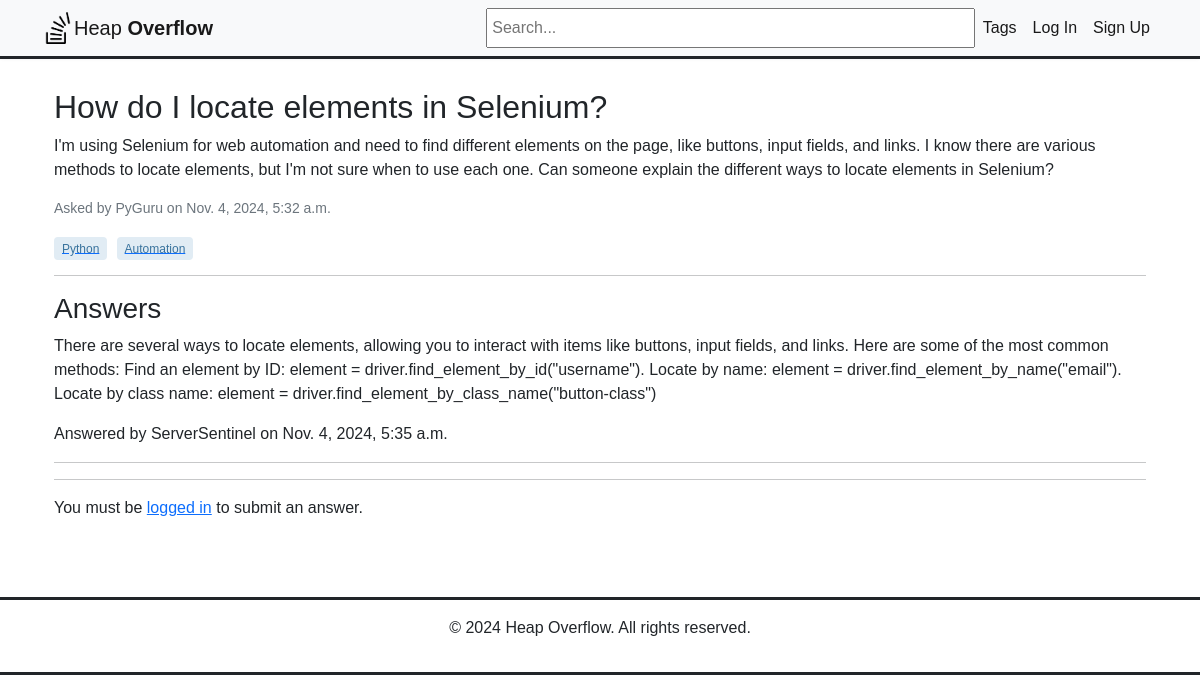
Before: /question/8/ with the older database file.
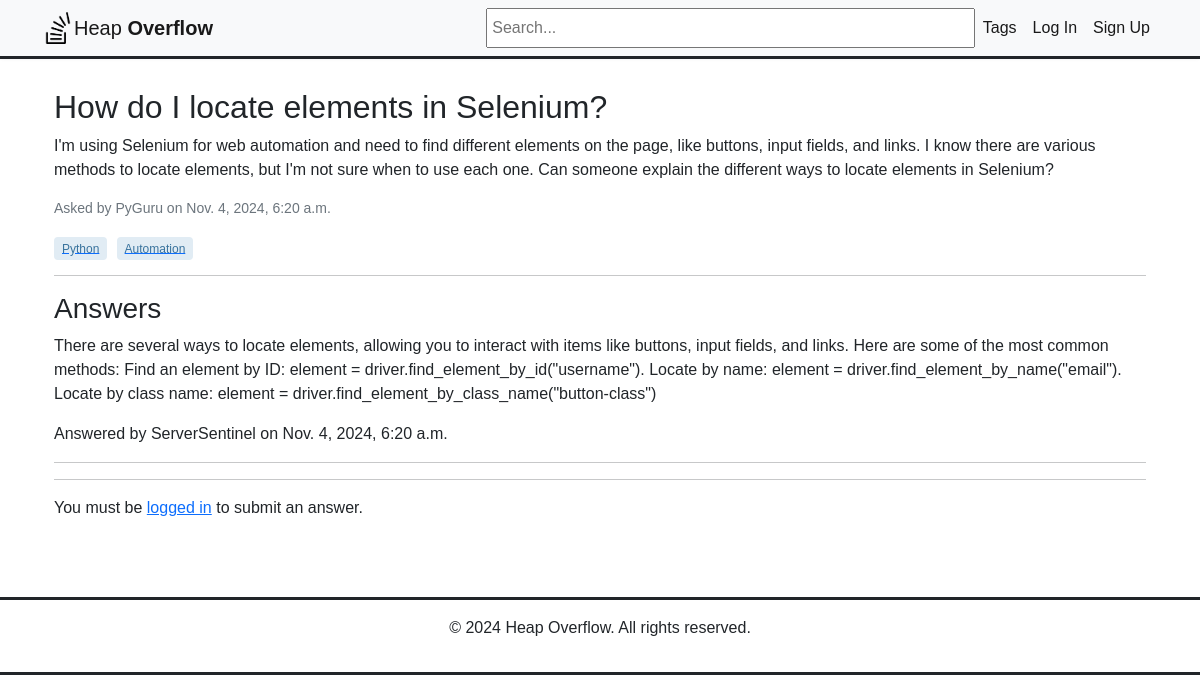
After: the same page with the newer database file.
### heap/models.py (models this page shows, shortened)
class Question(models.Model):
    title = models.CharField(max_length=255)
    body = models.TextField()
    created_at = models.DateTimeField(auto_now_add=True)
    updated_at = models.DateTimeField(auto_now=True)
    author = models.ForeignKey(User, on_delete=models.CASCADE, related_name='questions')
    tags = models.ManyToManyField('Tag', related_name='questions')

class Answer(models.Model):
    body = models.TextField()
    created_at = models.DateTimeField(auto_now_add=True)
    updated_at = models.DateTimeField(auto_now=True)
    author = models.ForeignKey(User, on_delete=models.CASCADE, related_name='answers')
    question = models.ForeignKey(Question, on_delete=models.CASCADE, related_name='answers')
    is_accepted = models.BooleanField(default=False)

### heap/views.py (the view)
# urls.py: path('question/<int:pk>/', views.question_detail, name='question_detail'),
def question_detail(request, pk):
    question = get_object_or_404(Question, pk=pk)
    answers = Answer.objects.filter(question=question).select_related('author')
    if request.method == 'POST':
        body = request.POST.get('answer_body')
        if body:
            Answer.objects.create(question=question, body=body, author=request.user)
            return redirect('question_detail', pk=pk)  # Correct URL name here
    return render(request, 'heap/question_detail.html', {'question': question, 'answers': answers})

### heap/templates/heap/question_detail.html (shortened to what this page needs)
{% extends 'heap/base.html' %}
{% block content %}
<div class="container">
    <div class="question">
        <h2>{{ question.title }}</h2>
        <p class="question-body">{{ question.body }}</p>
        <p class="question-meta">Asked by {{ question.author }} on {{ question.created_at }}</p>
        <div class="question-tags">
            {% for tag in question.tags.all %}
                <a href="{% url 'questions_by_tag' tag_id=tag.id %}"><span class="tag">{{ tag.name }}</span></a>
            {% endfor %}
        </div>
    </div>
    <hr>
    <div class="answers">
        <h3>Answers</h3>
        {% if answers.exists %}
            {% for answer in answers %}
                <div class="answer">
                    <p class="answer-body">{{ answer.body }}</p>
                    <p class="answer-meta">Answered by {{ answer.author }} on {{ answer.created_at }}</p>
                    <hr>
                </div>
            {% endfor %}
        {% else %}
            <p>No answers yet. Be the first to answer this question!</p>
        {% endif %}
    </div>
    <hr>
    {% if user.is_authenticated %}
    <div class="answer-form">
        <h4>Your Answer</h4>
        <form method="post" action="{% url 'answer_question' pk=question.pk %}">
    {% csrf_token %}
    <textarea name="body" rows="4" class="form-control" placeholder="Type your answer here..."></textarea>
    <button type="submit" class="btn btn-primary mt-2">Submit Answer</button>
</form>
    </div>
    {% else %}
    <p>You must be <a href="{% url 'login' %}">logged in</a> to submit an answer.</p>
    {% endif %}
</div>
{% endblock %}

Changed rows visible on the page:
changed Question "How do I locate elements in Selenium?": created_at "Nov. 4, 2024, 5:32 a.m." → "Nov. 4, 2024, 6:20 a.m."
changed Answer "ServerSentinel": created_at "Nov. 4, 2024, 5:35 a.m." → "Nov. 4, 2024, 6:20 a.m."
